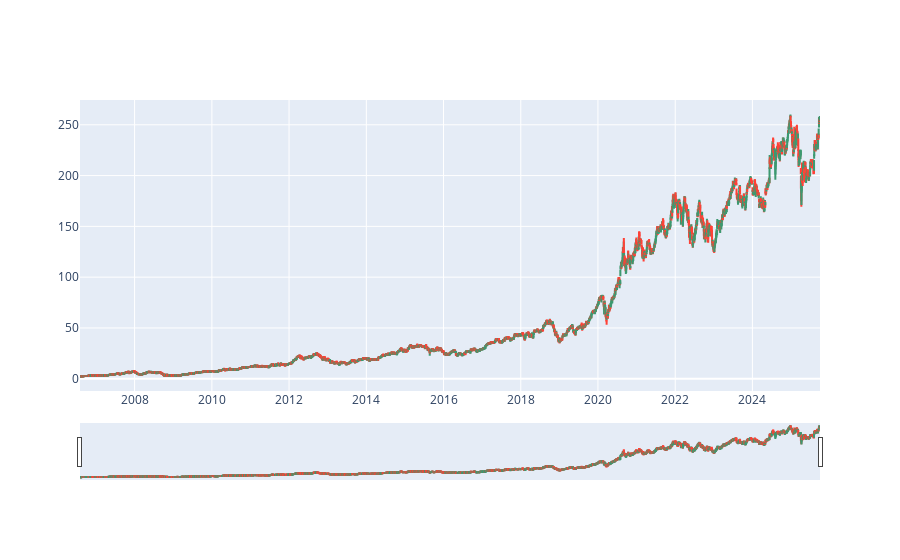

Notebook source saved alongside this figure:
### Code cell
import plotly.graph_objects as go


figure = go.Figure(data=[go.Candlestick(x = data['Date'],
                                        open = data['Open'],
                                        high = data['High'],
                                        low = data['Low'],
                                        close = data['Close'])])

figure.show()

### Figure 1 — Plotly figure (JSON) as saved in the notebook; plotly's stock layout.template omitted (floating-point values rounded to 4 significant figures; data arrays with more than 128 entries replaced by an {"elided": "..."} marker saying what was removed)
{"data": [{"close": {"elided": "4821 float values"}, "high": {"elided": "4821 float values"}, "low": {"elided": "4821 float values"}, "open": {"elided": "4821 float values"}, "type": "candlestick", "x": {"elided": "4821 str values"}}], "layout": {}}
